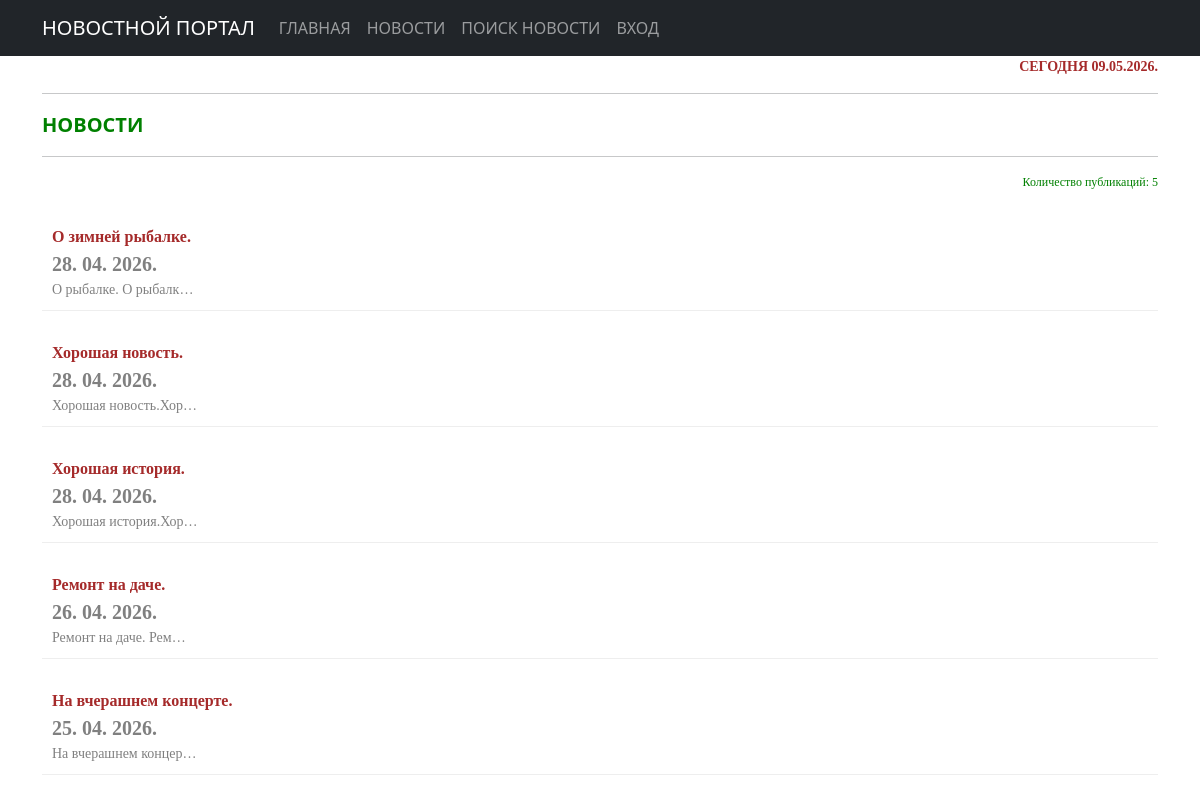
Page /news/ on the committed database.
### news/models.py (models this page shows, shortened)
class Post(models.Model):
    ARTICLE = 'AR'
    NEWS = 'NW'
    TYPE_CHOICES = [(ARTICLE, 'Статья'), (NEWS, 'Новость')]
    author = models.ForeignKey(Author, on_delete=models.CASCADE)
    post_type = models.CharField(max_length=2, choices=TYPE_CHOICES, default=ARTICLE)
    created_at = models.DateTimeField(auto_now_add=True)
    categories = models.ManyToManyField(Category, through='PostCategory')
    title = models.CharField(max_length=250)
    text = models.TextField()
    rating = models.IntegerField(default=0)
    class Meta:
        ordering = ['-created_at']

### news/views.py (the view)
# urls.py: path('', PostListView.as_view(), name='post_list'),
class PostListView(ListView):
    model = Post
    ordering = '-created_at'
    template_name = 'flatpages/posts.html'
    context_object_name = 'posts'
    paginate_by = 5
    def get_queryset(self):
        queryset = super().get_queryset()
        self.filterset = NewsFilter(self.request.GET, queryset)
        return self.filterset.qs
    def get_context_data(self, **kwargs):
        context = super().get_context_data(**kwargs)
        context['filterset'] = self.filterset
        context['total_posts'] = Post.objects.count()
        return context

### news/templatetags/custom_filters.py (called while the page is built)
@register.filter()
def censor(text):
    if not isinstance(text, str):
        raise TypeError("Требуется строка, получено: " + str(type(text).__name__))
    words = text.split()
    result = []
    for word in words:
        clean_word = ""
        punctuation = ""
        for char in word:
            if char.isalpha():
                clean_word += char
            else:
                punctuation += char
        if not clean_word:
            result.append(word)
            continue
        if clean_word.lower() in forbidden_words and clean_word[1:].islower():
            censored = clean_word[0] + '*' * (len(clean_word) - 1)
            result.append(censored + punctuation)
        else:
            result.append(word)
    return " ".join(result)

### news/templatetags/custom_tags.py (called while the page is built)
@register.simple_tag()
def current_time(format_string='%d.%m.%Y.'):
    return datetime.utcnow().strftime(format_string)

### templates/flatpages/posts.html
{% extends 'flatpages/default.html' %}
{% load custom_filters %}
{% load custom_tags %}
{% block content %}
<div style="text-align: right; color: brown; font-size: 14px; font-weight: bold; font-family: tahoma;">
    СЕГОДНЯ {% current_time %}
</div>
<hr>
<div style="text-align: left; color: green; font-size: 20px; font-weight: bold;">
        НОВОСТИ
</div>
<hr>
<div style="text-align: right; color: green; font-size: 12px; font-weight: normal; font-family: tahoma;">
        Количество публикаций: {{ posts|length }}
</div>
<br>
{% if posts %}
<ol style="list-style-type: none; padding: 0; margin: 0;">
    {% for post in posts %}
        <li style="margin-bottom: 20px; padding: 10px; border-bottom: 1px solid #eeeeee;">
            <div style="text-align: left; color: grey; font-family: tahoma; font-size: 16px;">
                <div style="text-align: left; font-size: 16px;color: brown; font-weight: bold;">
                    {{ post.title|censor }}</div>
                <div style="text-align: left; font-size: 20px;color: grey; font-weight: bold;">
                    {{ post.created_at|date:"d. m. Y." }}</div>
                <div style="text-align: left; font-size: 14px;">
                    {{ post.text|censor|truncatechars:20 }}</div>
            </div>
        </li>
    {% endfor %}
</ol>
{% else %}
<h2>Новостей нет!</h2>
{% endif %}
{% endblock content %}

### rows in the picture
Post: title|censor "О зимней рыбалке.", created_at "28. 04. 2026.", text|censor "О рыбалке. О рыбалк…"
Post: title|censor "Хорошая новость.", created_at "28. 04. 2026.", text|censor "Хорошая новость.Хор…"
Post: title|censor "Хорошая история.", created_at "28. 04. 2026.", text|censor "Хорошая история.Хор…"
Post: title|censor "Ремонт на даче.", created_at "26. 04. 2026.", text|censor "Ремонт на даче. Рем…"
Post: title|censor "На вчерашнем концерте.", created_at "25. 04. 2026.", text|censor "На вчерашнем концер…"

### other values in the picture
{{ posts|length }} "5"
